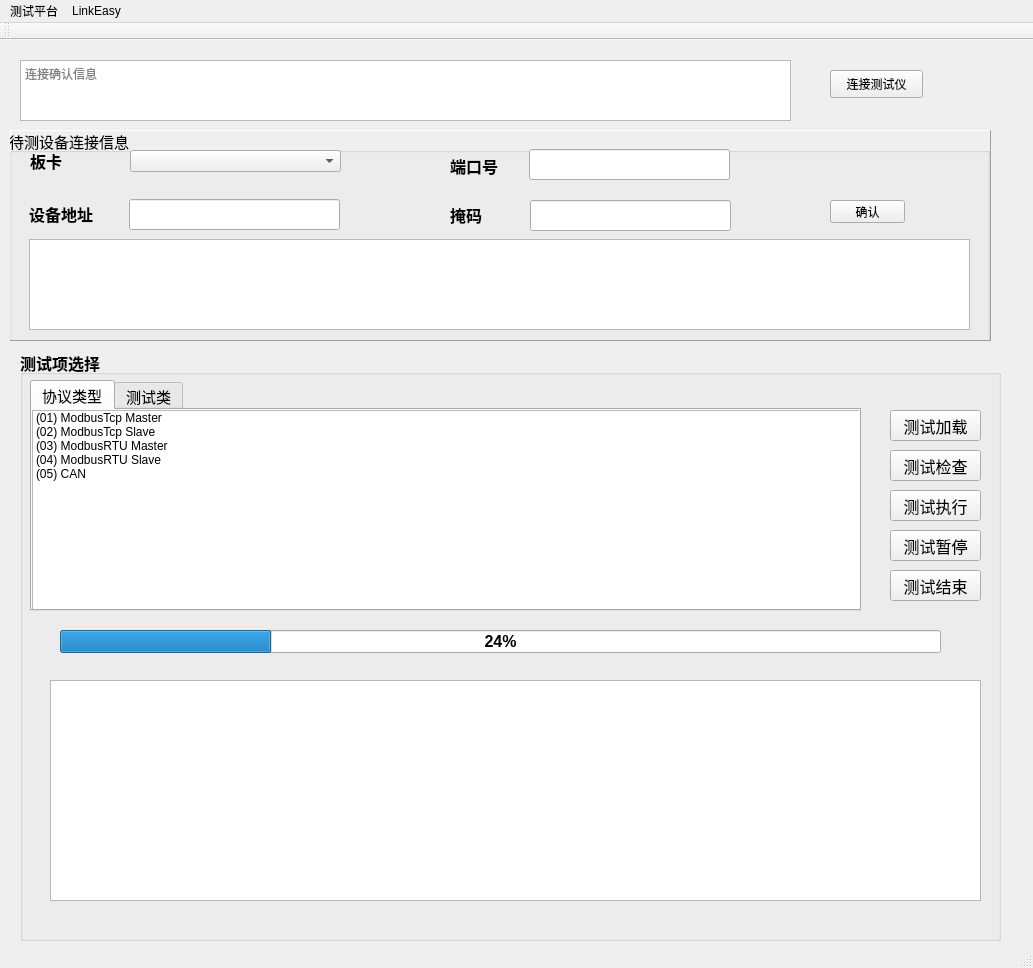
<?xml version="1.0" encoding="UTF-8"?>
<ui version="4.0">
 <class>MainWindow</class>
 <widget class="QMainWindow" name="MainWindow">
  <property name="geometry">
   <rect>
    <x>0</x>
    <y>0</y>
    <width>1033</width>
    <height>968</height>
   </rect>
  </property>
  <property name="windowTitle">
   <string>MainWindow</string>
  </property>
  <widget class="QWidget" name="centralWidget">
   <widget class="QTextBrowser" name="info_1">
    <property name="geometry">
     <rect>
      <x>20</x>
      <y>20</y>
      <width>771</width>
      <height>61</height>
     </rect>
    </property>
    <property name="placeholderText">
     <string>连接确认信息</string>
    </property>
   </widget>
   <widget class="QPushButton" name="btn_Connect">
    <property name="geometry">
     <rect>
      <x>830</x>
      <y>30</y>
      <width>93</width>
      <height>28</height>
     </rect>
    </property>
    <property name="text">
     <string>连接测试仪</string>
    </property>
   </widget>
   <widget class="QFrame" name="frame">
    <property name="geometry">
     <rect>
      <x>10</x>
      <y>90</y>
      <width>981</width>
      <height>211</height>
     </rect>
    </property>
    <property name="frameShape">
     <enum>QFrame::Panel</enum>
    </property>
    <property name="frameShadow">
     <enum>QFrame::Raised</enum>
    </property>
    <property name="lineWidth">
     <number>1</number>
    </property>
    <property name="midLineWidth">
     <number>0</number>
    </property>
    <widget class="QLabel" name="label_4">
     <property name="geometry">
      <rect>
       <x>440</x>
       <y>70</y>
       <width>56</width>
       <height>30</height>
      </rect>
     </property>
     <property name="font">
      <font>
       <family>Aharoni</family>
       <pointsize>12</pointsize>
       <weight>75</weight>
       <bold>true</bold>
      </font>
     </property>
     <property name="cursor">
      <cursorShape>CrossCursor</cursorShape>
     </property>
     <property name="text">
      <string>掩码</string>
     </property>
    </widget>
    <widget class="QLabel" name="label_10">
     <property name="geometry">
      <rect>
       <x>20</x>
       <y>20</y>
       <width>61</width>
       <height>21</height>
      </rect>
     </property>
     <property name="font">
      <font>
       <pointsize>12</pointsize>
       <weight>75</weight>
       <bold>true</bold>
      </font>
     </property>
     <property name="text">
      <string>板卡</string>
     </property>
    </widget>
    <widget class="QComboBox" name="comboBox">
     <property name="geometry">
      <rect>
       <x>120</x>
       <y>20</y>
       <width>211</width>
       <height>22</height>
      </rect>
     </property>
    </widget>
    <widget class="QLabel" name="label_11">
     <property name="geometry">
      <rect>
       <x>440</x>
       <y>20</y>
       <width>111</width>
       <height>31</height>
      </rect>
     </property>
     <property name="font">
      <font>
       <pointsize>12</pointsize>
       <weight>75</weight>
       <bold>true</bold>
      </font>
     </property>
     <property name="text">
      <string>端口号</string>
     </property>
    </widget>
    <widget class="QPushButton" name="btn_ok">
     <property name="geometry">
      <rect>
       <x>820</x>
       <y>70</y>
       <width>75</width>
       <height>23</height>
      </rect>
     </property>
     <property name="text">
      <string>确认</string>
     </property>
    </widget>
    <widget class="QLineEdit" name="line_mask">
     <property name="geometry">
      <rect>
       <x>520</x>
       <y>70</y>
       <width>201</width>
       <height>31</height>
      </rect>
     </property>
    </widget>
    <widget class="QGroupBox" name="groupBox_2">
     <property name="geometry">
      <rect>
       <x>-1</x>
       <y>-1</y>
       <width>981</width>
       <height>221</height>
      </rect>
     </property>
     <property name="font">
      <font>
       <pointsize>11</pointsize>
      </font>
     </property>
     <property name="title">
      <string>待测设备连接信息</string>
     </property>
     <widget class="QLineEdit" name="line_port">
      <property name="geometry">
       <rect>
        <x>520</x>
        <y>20</y>
        <width>201</width>
        <height>31</height>
       </rect>
      </property>
     </widget>
     <widget class="QLineEdit" name="line_ip">
      <property name="geometry">
       <rect>
        <x>120</x>
        <y>70</y>
        <width>211</width>
        <height>31</height>
       </rect>
      </property>
      <property name="font">
       <font>
        <pointsize>9</pointsize>
       </font>
      </property>
      <property name="readOnly">
       <bool>true</bool>
      </property>
     </widget>
     <widget class="QLabel" name="label_3">
      <property name="geometry">
       <rect>
        <x>20</x>
        <y>70</y>
        <width>81</width>
        <height>30</height>
       </rect>
      </property>
      <property name="font">
       <font>
        <family>Aharoni</family>
        <pointsize>12</pointsize>
        <weight>75</weight>
        <bold>true</bold>
       </font>
      </property>
      <property name="cursor">
       <cursorShape>CrossCursor</cursorShape>
      </property>
      <property name="text">
       <string>设备地址</string>
      </property>
     </widget>
     <widget class="QTextEdit" name="info_2">
      <property name="geometry">
       <rect>
        <x>20</x>
        <y>110</y>
        <width>941</width>
        <height>91</height>
       </rect>
      </property>
      <property name="readOnly">
       <bool>true</bool>
      </property>
     </widget>
    </widget>
    <zorder>groupBox_2</zorder>
    <zorder>label_4</zorder>
    <zorder>label_10</zorder>
    <zorder>comboBox</zorder>
    <zorder>label_11</zorder>
    <zorder>btn_ok</zorder>
    <zorder>line_mask</zorder>
   </widget>
   <widget class="QGroupBox" name="groupBox">
    <property name="geometry">
     <rect>
      <x>20</x>
      <y>310</y>
      <width>981</width>
      <height>591</height>
     </rect>
    </property>
    <property name="font">
     <font>
      <pointsize>12</pointsize>
      <weight>75</weight>
      <bold>true</bold>
     </font>
    </property>
    <property name="title">
     <string>测试项选择</string>
    </property>
    <widget class="QTabWidget" name="tabWidget">
     <property name="geometry">
      <rect>
       <x>10</x>
       <y>30</y>
       <width>831</width>
       <height>231</height>
      </rect>
     </property>
     <property name="font">
      <font>
       <pointsize>11</pointsize>
       <weight>50</weight>
       <bold>false</bold>
      </font>
     </property>
     <property name="currentIndex">
      <number>0</number>
     </property>
     <property name="usesScrollButtons">
      <bool>false</bool>
     </property>
     <widget class="QWidget" name="tab">
      <attribute name="title">
       <string>协议类型</string>
      </attribute>
      <widget class="QListWidget" name="listWidget">
       <property name="geometry">
        <rect>
         <x>0</x>
         <y>0</y>
         <width>831</width>
         <height>201</height>
        </rect>
       </property>
       <property name="font">
        <font>
         <pointsize>9</pointsize>
        </font>
       </property>
       <item>
        <property name="text">
         <string>(01) ModbusTcp Master</string>
        </property>
       </item>
       <item>
        <property name="text">
         <string>(02) ModbusTcp Slave</string>
        </property>
       </item>
       <item>
        <property name="text">
         <string>(03) ModbusRTU Master</string>
        </property>
       </item>
       <item>
        <property name="text">
         <string>(04) ModbusRTU Slave</string>
        </property>
       </item>
       <item>
        <property name="text">
         <string>(05) CAN</string>
        </property>
       </item>
      </widget>
     </widget>
     <widget class="QWidget" name="tab_2">
      <attribute name="title">
       <string>测试类</string>
      </attribute>
      <widget class="QTextBrowser" name="typeInfo">
       <property name="geometry">
        <rect>
         <x>530</x>
         <y>0</y>
         <width>281</width>
         <height>201</height>
        </rect>
       </property>
       <property name="font">
        <font>
         <weight>50</weight>
         <bold>false</bold>
        </font>
       </property>
      </widget>
      <widget class="QListWidget" name="listWidget_2">
       <property name="geometry">
        <rect>
         <x>0</x>
         <y>0</y>
         <width>531</width>
         <height>211</height>
        </rect>
       </property>
      </widget>
      <zorder>listWidget_2</zorder>
      <zorder>typeInfo</zorder>
     </widget>
    </widget>
    <widget class="QPushButton" name="btn_loadtest">
     <property name="geometry">
      <rect>
       <x>870</x>
       <y>60</y>
       <width>91</width>
       <height>31</height>
      </rect>
     </property>
     <property name="font">
      <font>
       <weight>50</weight>
       <bold>false</bold>
      </font>
     </property>
     <property name="text">
      <string>测试加载</string>
     </property>
    </widget>
    <widget class="QPushButton" name="btn_checktest">
     <property name="geometry">
      <rect>
       <x>870</x>
       <y>100</y>
       <width>91</width>
       <height>31</height>
      </rect>
     </property>
     <property name="font">
      <font>
       <weight>50</weight>
       <bold>false</bold>
      </font>
     </property>
     <property name="text">
      <string>测试检查</string>
     </property>
    </widget>
    <widget class="QPushButton" name="btn_starttest">
     <property name="geometry">
      <rect>
       <x>870</x>
       <y>140</y>
       <width>91</width>
       <height>31</height>
      </rect>
     </property>
     <property name="font">
      <font>
       <weight>50</weight>
       <bold>false</bold>
      </font>
     </property>
     <property name="text">
      <string>测试执行</string>
     </property>
    </widget>
    <widget class="QPushButton" name="btn_pausetest">
     <property name="geometry">
      <rect>
       <x>870</x>
       <y>180</y>
       <width>91</width>
       <height>31</height>
      </rect>
     </property>
     <property name="font">
      <font>
       <weight>50</weight>
       <bold>false</bold>
      </font>
     </property>
     <property name="text">
      <string>测试暂停</string>
     </property>
    </widget>
    <widget class="QPushButton" name="btn_endtest">
     <property name="geometry">
      <rect>
       <x>870</x>
       <y>220</y>
       <width>91</width>
       <height>31</height>
      </rect>
     </property>
     <property name="font">
      <font>
       <weight>50</weight>
       <bold>false</bold>
      </font>
     </property>
     <property name="text">
      <string>测试结束</string>
     </property>
    </widget>
    <widget class="QProgressBar" name="prograssBar">
     <property name="geometry">
      <rect>
       <x>40</x>
       <y>280</y>
       <width>881</width>
       <height>23</height>
      </rect>
     </property>
     <property name="value">
      <number>24</number>
     </property>
     <property name="textVisible">
      <bool>true</bool>
     </property>
     <property name="textDirection">
      <enum>QProgressBar::TopToBottom</enum>
     </property>
    </widget>
    <widget class="QTextBrowser" name="text_info">
     <property name="geometry">
      <rect>
       <x>30</x>
       <y>330</y>
       <width>931</width>
       <height>221</height>
      </rect>
     </property>
     <property name="font">
      <font>
       <pointsize>10</pointsize>
       <weight>50</weight>
       <bold>false</bold>
      </font>
     </property>
    </widget>
    <zorder>tabWidget</zorder>
    <zorder>prograssBar</zorder>
    <zorder>text_info</zorder>
    <zorder>btn_pausetest</zorder>
    <zorder>btn_checktest</zorder>
    <zorder>btn_loadtest</zorder>
    <zorder>btn_endtest</zorder>
    <zorder>btn_starttest</zorder>
   </widget>
  </widget>
  <widget class="QMenuBar" name="menuBar">
   <property name="geometry">
    <rect>
     <x>0</x>
     <y>0</y>
     <width>1033</width>
     <height>26</height>
    </rect>
   </property>
   <widget class="QMenu" name="menu">
    <property name="title">
     <string>测试平台</string>
    </property>
    <addaction name="actionConnect"/>
    <addaction name="actionDisconnect"/>
    <addaction name="actionConfigure"/>
   </widget>
   <widget class="QMenu" name="menuLinkEasy">
    <property name="title">
     <string>LinkEasy</string>
    </property>
   </widget>
   <addaction name="menu"/>
   <addaction name="menuLinkEasy"/>
  </widget>
  <widget class="QToolBar" name="mainToolBar">
   <attribute name="toolBarArea">
    <enum>TopToolBarArea</enum>
   </attribute>
   <attribute name="toolBarBreak">
    <bool>false</bool>
   </attribute>
  </widget>
  <widget class="QStatusBar" name="statusBar"/>
  <action name="actionConnect">
   <property name="text">
    <string>Connect(&amp;C)</string>
   </property>
  </action>
  <action name="actionDisconnect">
   <property name="text">
    <string>Disconnect(&amp;D)</string>
   </property>
  </action>
  <action name="actionConfigure">
   <property name="text">
    <string>Configure</string>
   </property>
  </action>
 </widget>
 <layoutdefault spacing="6" margin="11"/>
 <resources/>
 <connections/>
</ui>
